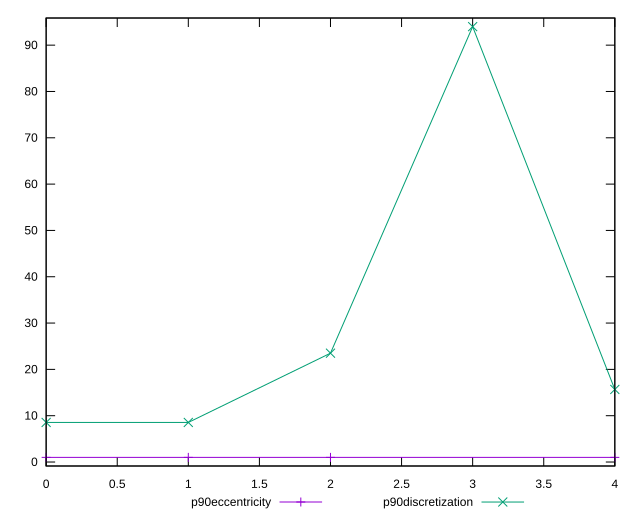

Here is the gnuplot script that generated this plot:
reset

$p90Eccentricity <<EOF
0 1.0000000000000002
1 0.9999999999999989
2 0.9999999999999988
4 1.0000000000000007
EOF

$p90Discretization <<EOF
0 8.545454545454545
1 8.545454545454545
2 23.5
3 94
4 15.666666666666666
EOF

set key outside below
set xrange [0:4]
set yrange [-0.8600000000000013:95.86]
set trange [-0.8600000000000013:95.86]
set terminal svg size 640, 520 enhanced background rgb 'white'
set output "report_00014_2021-02-09T15:56:05.503Z/unminified-javascript/progression/eccentricity.svg"

plot $p90Eccentricity title "p90eccentricity" with linespoints, \
     $p90Discretization title "p90discretization" with linespoints

reset
